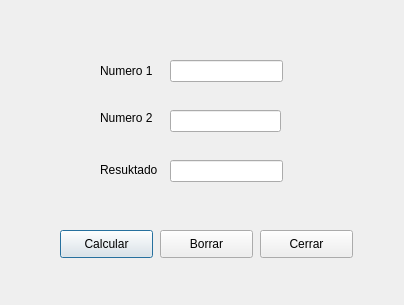
<?xml version="1.0" encoding="UTF-8"?>
<ui version="4.0">
 <class>Dialog</class>
 <widget class="QDialog" name="Dialog">
  <property name="geometry">
   <rect>
    <x>0</x>
    <y>0</y>
    <width>404</width>
    <height>305</height>
   </rect>
  </property>
  <property name="windowTitle">
   <string>Dialog</string>
  </property>
  <widget class="QLabel" name="etiqueta1">
   <property name="geometry">
    <rect>
     <x>100</x>
     <y>60</y>
     <width>81</width>
     <height>21</height>
    </rect>
   </property>
   <property name="text">
    <string>Numero 1</string>
   </property>
  </widget>
  <widget class="QLabel" name="etiqueta2">
   <property name="geometry">
    <rect>
     <x>100</x>
     <y>110</y>
     <width>55</width>
     <height>16</height>
    </rect>
   </property>
   <property name="text">
    <string>Numero 2</string>
   </property>
  </widget>
  <widget class="QLabel" name="etiqueta3">
   <property name="geometry">
    <rect>
     <x>100</x>
     <y>160</y>
     <width>61</width>
     <height>20</height>
    </rect>
   </property>
   <property name="text">
    <string>Resuktado</string>
   </property>
  </widget>
  <widget class="QLineEdit" name="texto1">
   <property name="geometry">
    <rect>
     <x>170</x>
     <y>60</y>
     <width>113</width>
     <height>22</height>
    </rect>
   </property>
  </widget>
  <widget class="QLineEdit" name="texto2">
   <property name="geometry">
    <rect>
     <x>170</x>
     <y>110</y>
     <width>111</width>
     <height>22</height>
    </rect>
   </property>
  </widget>
  <widget class="QLineEdit" name="texto3">
   <property name="geometry">
    <rect>
     <x>170</x>
     <y>160</y>
     <width>113</width>
     <height>22</height>
    </rect>
   </property>
  </widget>
  <widget class="QPushButton" name="pushBtn1">
   <property name="geometry">
    <rect>
     <x>60</x>
     <y>230</y>
     <width>93</width>
     <height>28</height>
    </rect>
   </property>
   <property name="text">
    <string>Calcular</string>
   </property>
  </widget>
  <widget class="QPushButton" name="pushBtn2">
   <property name="geometry">
    <rect>
     <x>160</x>
     <y>230</y>
     <width>93</width>
     <height>28</height>
    </rect>
   </property>
   <property name="text">
    <string>Borrar</string>
   </property>
  </widget>
  <widget class="QPushButton" name="pushBtn3">
   <property name="geometry">
    <rect>
     <x>260</x>
     <y>230</y>
     <width>93</width>
     <height>28</height>
    </rect>
   </property>
   <property name="text">
    <string>Cerrar</string>
   </property>
  </widget>
 </widget>
 <resources/>
 <connections/>
</ui>
